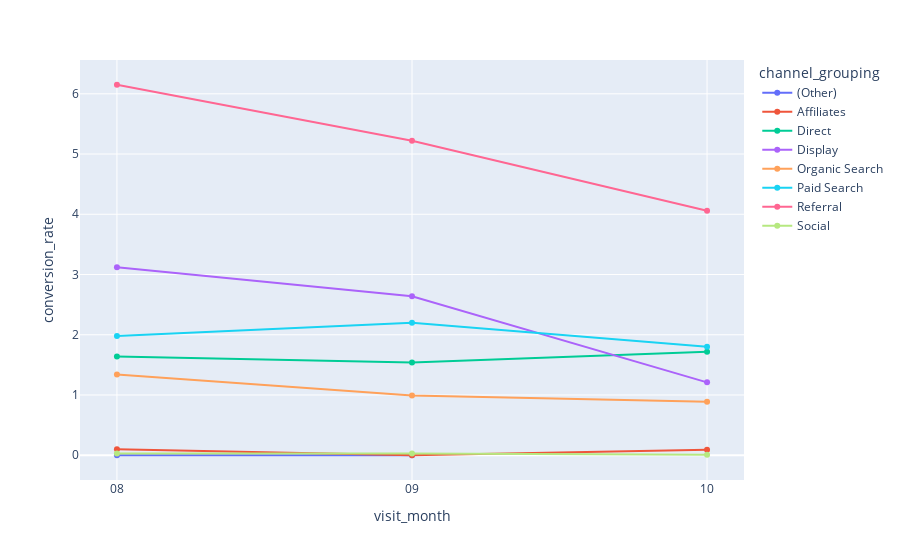

Write notebook code for a chart like this one.
### Code cell
import plotly.express as px

fig = px.line(data_frame=df, x='visit_month', y='conversion_rate', color='channel_grouping', markers=True)
fig.show()

### Figure 1 — Plotly figure (JSON) as saved in the notebook; plotly's stock layout.template omitted (floating-point values rounded to 4 significant figures)
{"data": [{"hovertemplate": "channel_grouping=(Other)<br>visit_month=%{x}<br>conversion_rate=%{y}<extra></extra>", "legendgroup": "(Other)", "line": {"color": "#636efa", "dash": "solid"}, "marker": {"symbol": "circle"}, "mode": "lines+markers", "name": "(Other)", "orientation": "v", "showlegend": true, "type": "scatter", "x": ["08", "09"], "xaxis": "x", "y": [0, 0], "yaxis": "y"}, {"hovertemplate": "channel_grouping=Affiliates<br>visit_month=%{x}<br>conversion_rate=%{y}<extra></extra>", "legendgroup": "Affiliates", "line": {"color": "#EF553B", "dash": "solid"}, "marker": {"symbol": "circle"}, "mode": "lines+markers", "name": "Affiliates", "orientation": "v", "showlegend": true, "type": "scatter", "x": ["08", "09", "10"], "xaxis": "x", "y": [0.1, 0, 0.09], "yaxis": "y"}, {"hovertemplate": "channel_grouping=Direct<br>visit_month=%{x}<br>conversion_rate=%{y}<extra></extra>", "legendgroup": "Direct", "line": {"color": "#00cc96", "dash": "solid"}, "marker": {"symbol": "circle"}, "mode": "lines+markers", "name": "Direct", "orientation": "v", "showlegend": true, "type": "scatter", "x": ["08", "09", "10"], "xaxis": "x", "y": [1.64, 1.54, 1.72], "yaxis": "y"}, {"hovertemplate": "channel_grouping=Display<br>visit_month=%{x}<br>conversion_rate=%{y}<extra></extra>", "legendgroup": "Display", "line": {"color": "#ab63fa", "dash": "solid"}, "marker": {"symbol": "circle"}, "mode": "lines+markers", "name": "Display", "orientation": "v", "showlegend": true, "type": "scatter", "x": ["08", "09", "10"], "xaxis": "x", "y": [3.12, 2.64, 1.21], "yaxis": "y"}, {"hovertemplate": "channel_grouping=Organic Search<br>visit_month=%{x}<br>conversion_rate=%{y}<extra></extra>", "legendgroup": "Organic Search", "line": {"color": "#FFA15A", "dash": "solid"}, "marker": {"symbol": "circle"}, "mode": "lines+markers", "name": "Organic Search", "orientation": "v", "showlegend": true, "type": "scatter", "x": ["08", "09", "10"], "xaxis": "x", "y": [1.34, 0.99, 0.89], "yaxis": "y"}, {"hovertemplate": "channel_grouping=Paid Search<br>visit_month=%{x}<br>conversion_rate=%{y}<extra></extra>", "legendgroup": "Paid Search", "line": {"color": "#19d3f3", "dash": "solid"}, "marker": {"symbol": "circle"}, "mode": "lines+markers", "name": "Paid Search", "orientation": "v", "showlegend": true, "type": "scatter", "x": ["08", "09", "10"], "xaxis": "x", "y": [1.98, 2.2, 1.8], "yaxis": "y"}, {"hovertemplate": "channel_grouping=Referral<br>visit_month=%{x}<br>conversion_rate=%{y}<extra></extra>", "legendgroup": "Referral", "line": {"color": "#FF6692", "dash": "solid"}, "marker": {"symbol": "circle"}, "mode": "lines+markers", "name": "Referral", "orientation": "v", "showlegend": true, "type": "scatter", "x": ["08", "09", "10"], "xaxis": "x", "y": [6.15, 5.22, 4.06], "yaxis": "y"}, {"hovertemplate": "channel_grouping=Social<br>visit_month=%{x}<br>conversion_rate=%{y}<extra></extra>", "legendgroup": "Social", "line": {"color": "#B6E880", "dash": "solid"}, "marker": {"symbol": "circle"}, "mode": "lines+markers", "name": "Social", "orientation": "v", "showlegend": true, "type": "scatter", "x": ["08", "09", "10"], "xaxis": "x", "y": [0.03, 0.03, 0.01], "yaxis": "y"}], "layout": {"legend": {"title": {"text": "channel_grouping"}, "tracegroupgap": 0}, "margin": {"t": 60}, "xaxis": {"anchor": "y", "domain": [0, 1], "title": {"text": "visit_month"}}, "yaxis": {"anchor": "x", "domain": [0, 1], "title": {"text": "conversion_rate"}}}}
